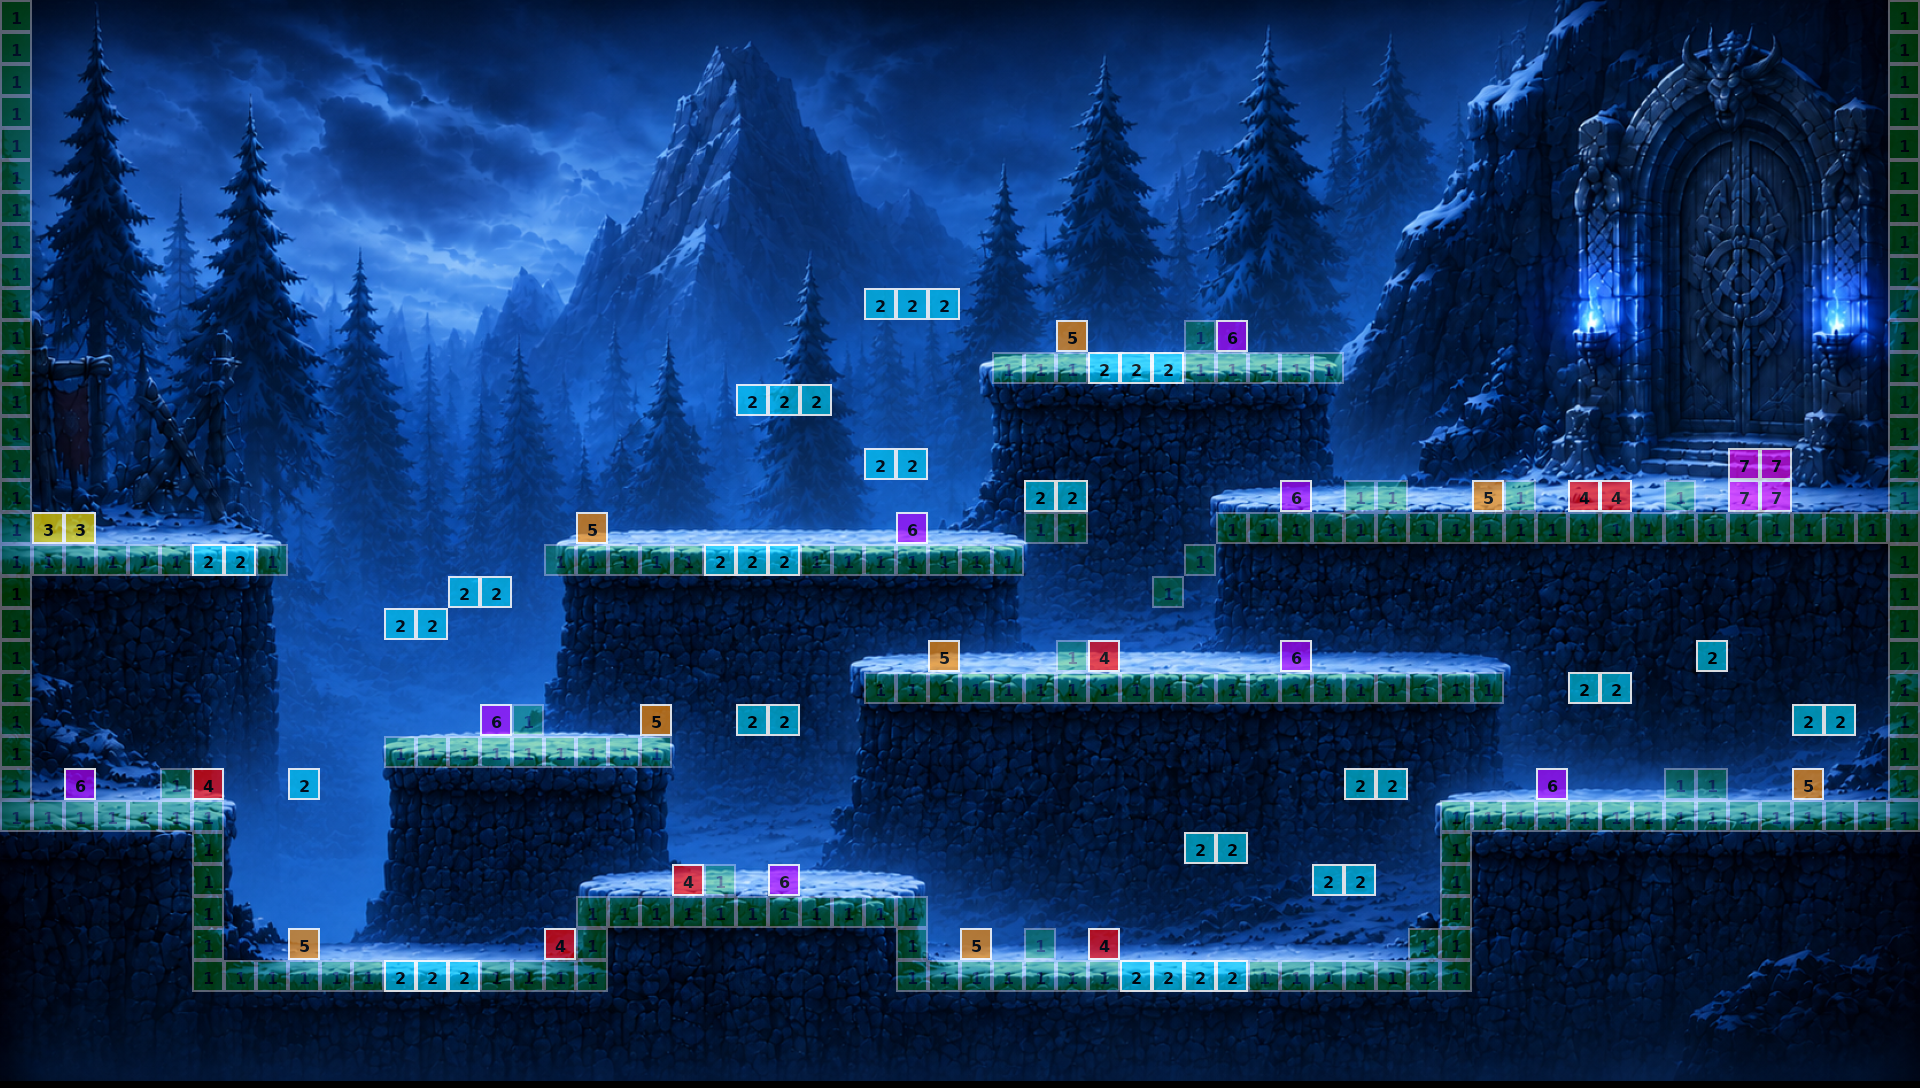

A level layout from a 2D game, rendered from its tile map. Below: a short description, then the map file with tile-grid data replaced by summaries:
An orthogonal 60x34 tile map with 32x32 px tiles, 5 tile layers (Mapa_Logico, Chao_Invisivel, Plataforma_Visivel, Espinho_Visivel, ...), 1 image layer.

<map version="1.11" tiledversion="1.12.2" orientation="orthogonal" renderorder="right-down" width="60" height="34" tilewidth="32" tileheight="32" infinite="0" nextlayerid="9" nextobjectid="1">
 <editorsettings>
  <export target="mapa1_floresta_gelo_32.json" format="json" />
 </editorsettings>
 <tileset firstgid="1" source="Marcadores_32.tsx" />
 <imagelayer id="8" name="Floresta_Gelo">
  <image source="assets/Floresta_Gelo2.png" width="1920" height="1081" />
 </imagelayer>
 <layer id="2" name="Mapa_Logico" width="60" height="34" opacity="0.75">
  <data>[2040 cells, 4 non-empty, 1 distinct tile ids]</data>
 </layer>
 <layer id="3" name="Chao_Invisivel" width="60" height="34" opacity="0.35">
  <data>[2040 cells, 210 non-empty, 1 distinct tile ids]</data>
 </layer>
 <layer id="4" name="Plataforma_Visivel" width="60" height="34" opacity="0.85">
  <data>[2040 cells, 43 non-empty, 1 distinct tile ids]</data>
 </layer>
 <layer id="5" name="Espinho_Visivel" width="60" height="34" opacity="0.85">
  <data>[2040 cells, 7 non-empty, 1 distinct tile ids]</data>
 </layer>
 <layer id="6" name="Entidades_Logicas" width="60" height="34" opacity="0.85">
  <data>[2040 cells, 18 non-empty, 3 distinct tile ids]</data>
 </layer>
 <objectgroup id="7" name="Observacoes" />
</map>
